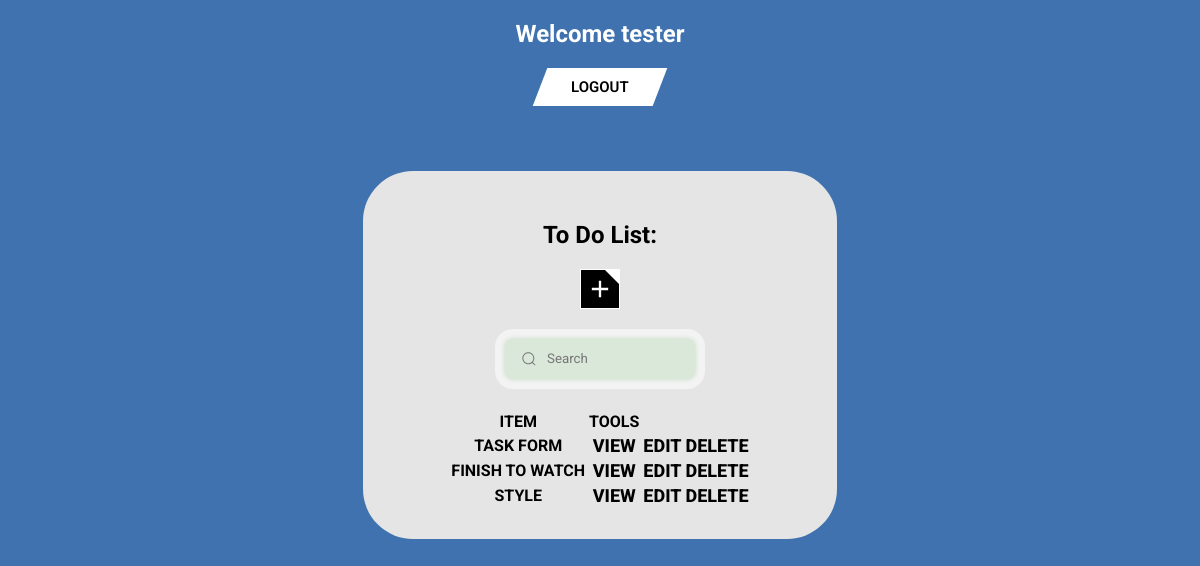
The page / (signed in) on the database as committed earlier.
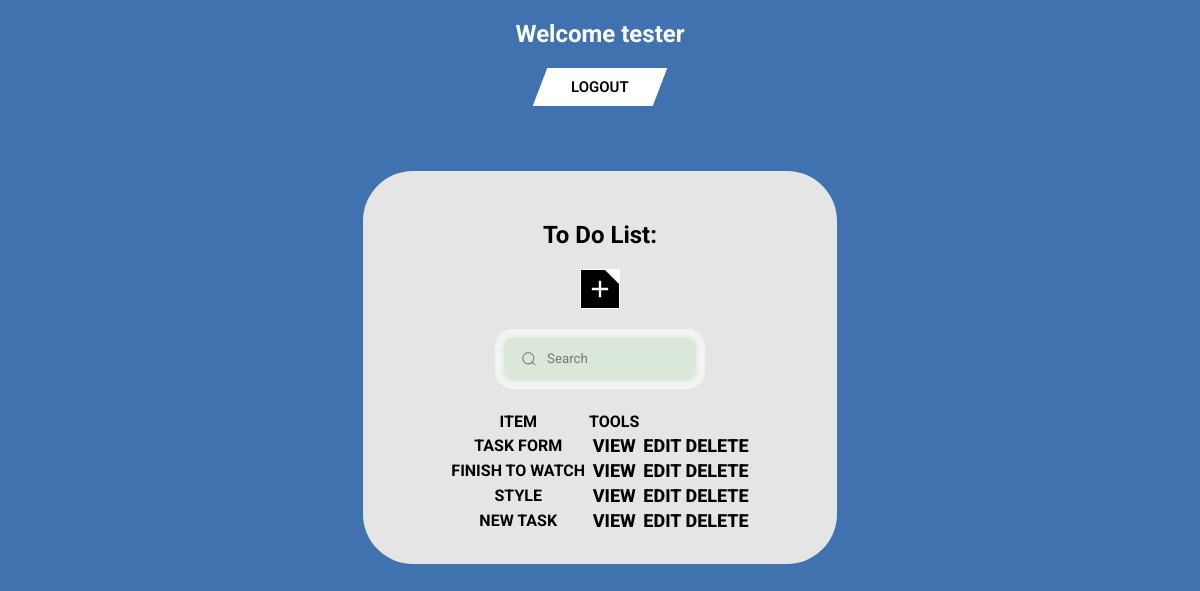
The same page on the database as committed later.
### ToDoListApp/models.py (models this page shows, shortened)
class Task(models.Model):
    user = models.ForeignKey(User, on_delete=models.CASCADE, null=True, blank=True)
    title = models.CharField(max_length=200)
    description = models.TextField(null=True, blank=True)
    complete = models.BooleanField(default=False)
    create =  models.DateTimeField(auto_now_add=True)
    class Meta:
        ordering = ['complete']

### ToDoListApp/views.py (the view)
# urls.py: path('', TaskList.as_view(), name='tasks'),
class TaskList(LoginRequiredMixin, ListView):
    model = Task
    context_object_name = 'tasks'
    def get_context_data(self, **kwargs):
        context = super().get_context_data(**kwargs)
        context['tasks'] = context['tasks'].filter(user=self.request.user)
        context['count'] = context['tasks'].filter(complete=False).count()
        search_input = self.request.GET.get('search-area') or ''
        if search_input:
            context['tasks'] = context['tasks'].filter(title__startswith=search_input)
        context['search_input'] = search_input
        return context

### ToDoListApp/templates/ToDoListApp/task_list.html (shortened to what this page needs)
{% load static %}
<!DOCTYPE html>
<html lang="en">
<head>
    <link rel="stylesheet" href="{% static 'style.css' %}">
    <link rel="stylesheet" href="{% static 'list.css' %}">
</head>
<body>
    <header>
        <h2 class="header__title" style="color: white;">Welcome {{ request.user }}</h2>
        {% if request.user.is_authenticated %}
            <form action="{% url 'logout' %}" method="post" style="display: inline;">
                <button class="button_logout" type="submit">
                    <span class="span_logout">Logout</span>
                </button>
            </form>
        {% else %}
            <a href="{% url 'login' %}">Login</a>
        {% endif %}
    </header>
    <main class="main">
        <div class="main__container">
            <h2 class="main__title">To Do List:</h2>
            <a href="{% url 'task-create' %}" tabindex="0" class="plusButton">
                <svg class="plusIcon" xmlns="http://www.w3.org/2000/svg" viewBox="0 0 30 30">
                    <g mask="url(#mask0_21_345)">
                    <path d="M13.75 23.75V16.25H6.25V13.75H13.75V6.25H16.25V13.75H23.75V16.25H16.25V23.75H13.75Z"></path>
                    </g>
                </svg>
            </a>
            <form method="get" action="">
                <div class="group">
                    <input name="search-area" placeholder="Search" type="search" class="input" value="{{search_input}}">
                </div>
            </form>
            <table class="table-tasks">
                <tr>
                    <th>ITEM</th>
                    <th>TOOLS</th>
                </tr>
                {% for task in tasks %}
                <tr>
                    <th style="text-transform: uppercase;">{{ task.title }}</th>
                    <th><a class="btn" href="{% url 'task' task.id %}">View</a></th>
                    <th><a class="btn" href="{% url 'task-update' task.id %}">Edit</a></th>
                    <th><a class="btn" href="{% url 'task-delete' task.id %}">Delete</a></th>
                </tr>
                {% empty %}
                    <h3 class="main_subtitle">No items in list</h3>
                {% endfor %}
            </table>
        </div>
    </main>
</body>
</html>

Rows that differ between the two databases and show on the page:
added Task: title "NEW TASK"
